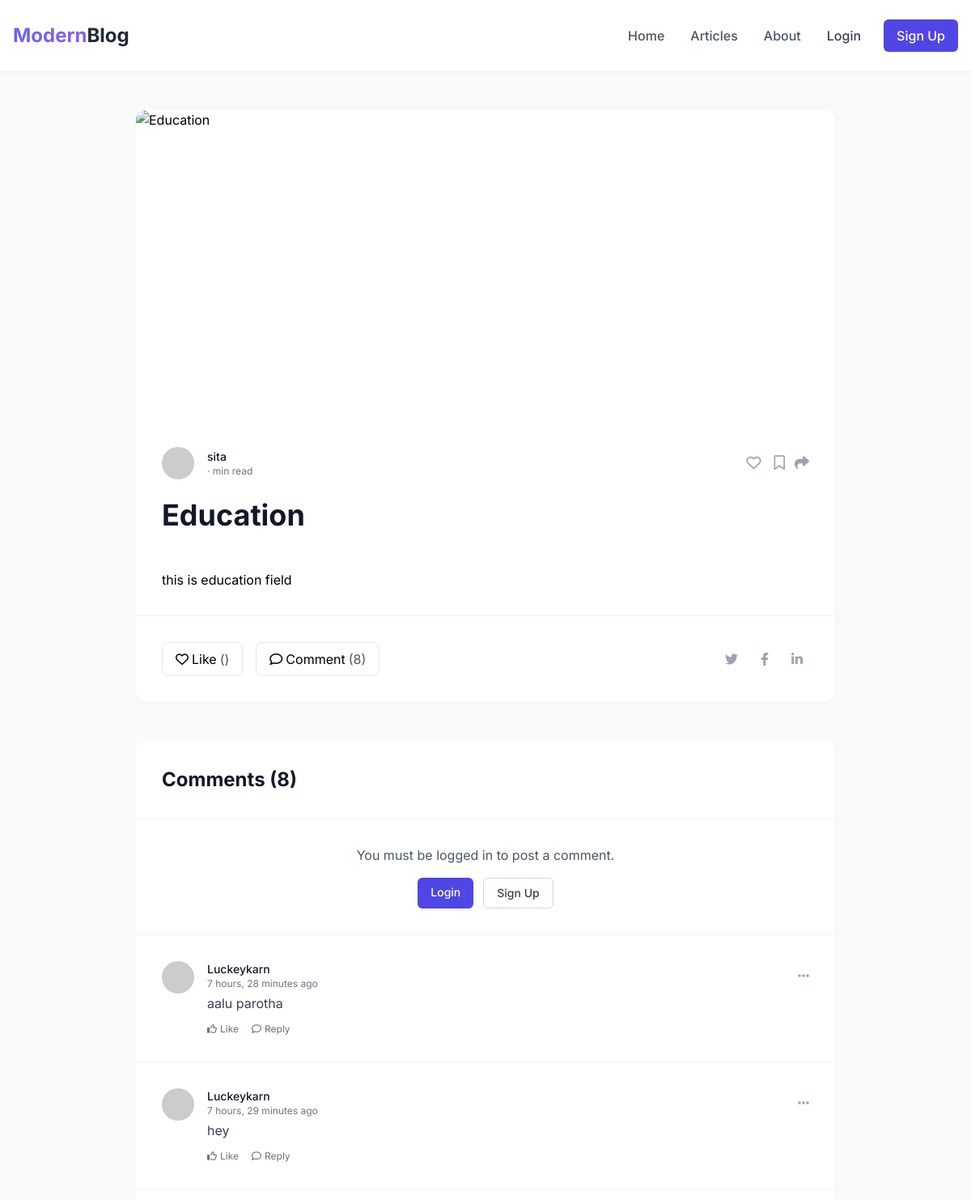
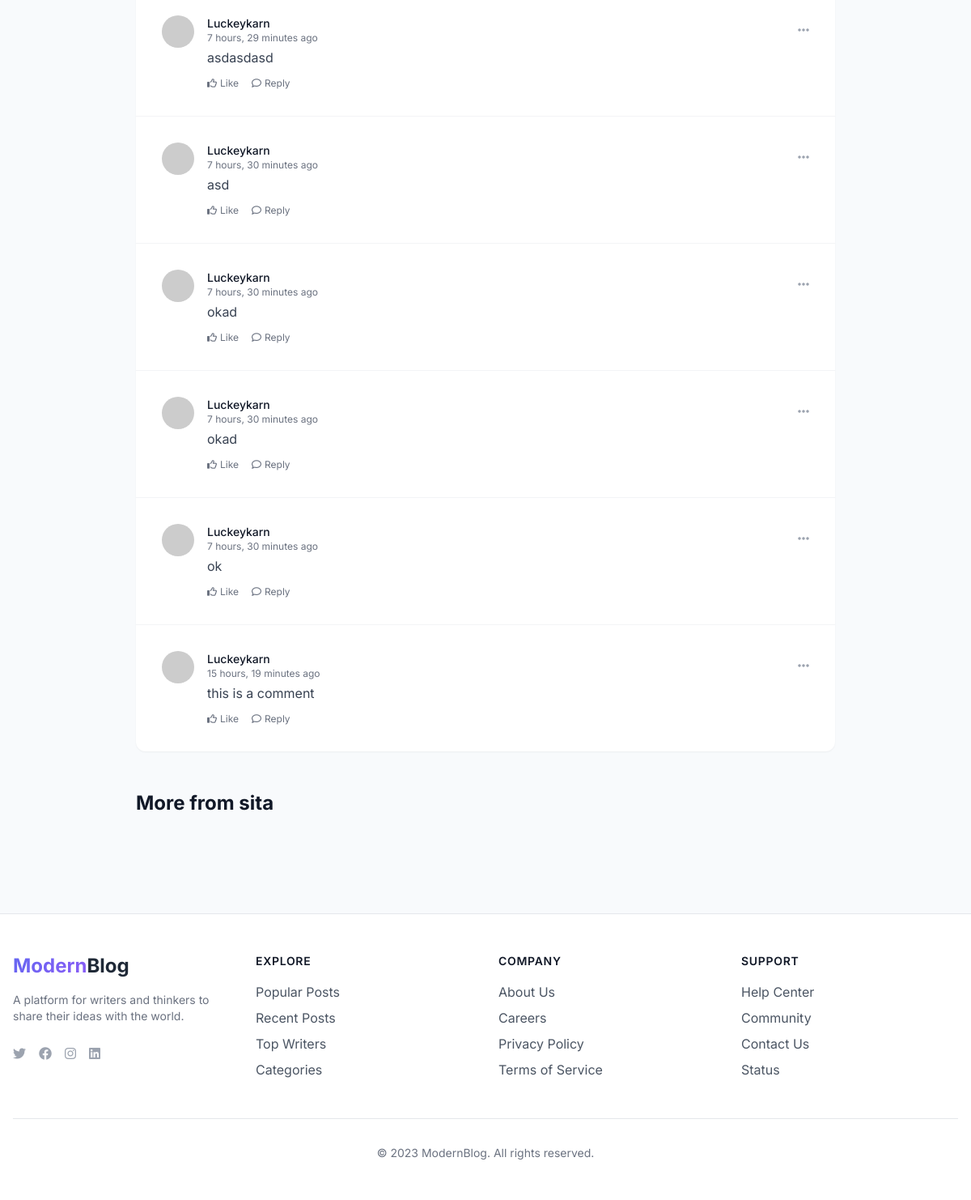
The page /blog/edu on the database its author committed (2 pictures, top to bottom).
### blogs/models.py (models this page shows, shortened)
class Blogs(models.Model):
    STATUS_CHOICES = (
        ('draft', 'Draft'),
        ('published', 'Published'),
    )
    title = models.CharField(max_length=200)
    slug = models.SlugField(unique=True)
    content = models.TextField(blank=True,null=True)
    cover_image = models.ImageField(upload_to='covers/', blank=True, null=True)
    author = models.ForeignKey(CustomUser, on_delete=models.CASCADE)
    status = models.CharField(max_length=10, choices=STATUS_CHOICES, default='draft')
    tags = TaggableManager()
    created_at = models.DateTimeField(auto_now_add=True)  # Automatically set on creation
    updated_at = models.DateTimeField(auto_now=True)      # Automatically set on update

### account/models.py (models this page shows)
class CustomUser(AbstractUser):
    email = models.EmailField(unique=True)
    role = models.CharField(choices=(('admin','Admin'),('author','Author'),('user','User')))
    image = models.ImageField(upload_to="account")
    gender =  models.CharField(choices=(('male','Male'),('female','Female'),('others','Others')))
    USERNAME_FIELD = "email"
    REQUIRED_FIELDS = ['username']

### comment/models.py (models this page shows, shortened)
class Comment(models.Model):
    blog = models.ForeignKey(Blogs, on_delete=models.CASCADE, related_name='comments')
    user = models.ForeignKey(CustomUser, on_delete=models.CASCADE)
    body = models.TextField()
    approved = models.BooleanField(default=False)
    created_at = models.DateTimeField(auto_now_add=True)
    updated_at = models.DateTimeField(auto_now=True)

### blogs/views.py (the view)
# urls.py: path('blog/<slug:slug>', views.blog_detail,name="blog_detail"), # Using slug here original
def blog_detail(request, slug): # Receive slug as a path parameter
    blog_object = Blogs.objects.get(slug=slug, status='published') # Use get_object_or_404 for safety
    comments = Comment.objects.filter(blog=blog_object).order_by('-created_at') # Fetch approved comments
    context = {
        "title": blog_object.title, # Use the actual blog title
        "user": request.user,
        "blog": blog_object,
        "comments": comments, # Include the comments in the context
    }
    return render(request, "blog_detail.html", context) # Make sure the template name is correct

### blogs/templates/blog_detail.html (shortened to what this page needs)
<!DOCTYPE html>
<html lang="en">
<head>
    <script src="https://cdn.tailwindcss.com"></script>
    <link rel="stylesheet" href="https://cdnjs.cloudflare.com/ajax/libs/font-awesome/6.4.0/css/all.min.css">
</head>
<body class="min-h-screen">
    <header class="bg-white py-6 px-4 shadow-sm sticky top-0 z-10">
        <div class="max-w-7xl mx-auto flex justify-between items-center">
            <a href="{% url 'my-blogs' %}" class="text-2xl font-bold text-gray-900 flex items-center">
                <span class="gradient-text">Modern</span><span class="text-gray-800">Blog</span>
            </a>
            <div class="flex items-center space-x-4">
                <nav class="hidden md:block">
                    <ul class="flex space-x-8">
                        <li><a href="#" class="text-gray-600 hover:text-gray-900 font-medium">Home</a></li>
                        <li><a href="#" class="text-gray-600 hover:text-gray-900 font-medium">Articles</a></li>
                        <li><a href="#" class="text-gray-600 hover:text-gray-900 font-medium">About</a></li>
                    </ul>
                </nav>
                <div class="flex items-center space-x-3">
                    {% if request.user.is_authenticated %}
                        <div class="relative group">
                            <div class="flex items-center space-x-2">
                                <img src="https://randomuser.me/api/portraits/men/32.jpg" alt="Profile" class="w-8 h-8 rounded-full cursor-pointer object-cover">
                                <span class="hidden md:inline text-gray-700 font-medium">{{request.user.username}}</span>
                            </div>
                            <div class="absolute right-0 mt-2 w-48 bg-white rounded-lg shadow-xl py-1 z-20 hidden group-hover:block border border-gray-100">
                                <a href="#" class="block px-4 py-2 text-sm text-gray-700 hover:bg-gray-50">Dashboard</a>
                                <a href="#" class="block px-4 py-2 text-sm text-gray-700 hover:bg-gray-50">Settings</a>
                                <a href="{% url 'userlogout' %}" class="block px-4 py-2 text-sm text-gray-700 hover:bg-gray-50">Logout</a>
                            </div>
                        </div>
                    {% else %}
                        <a href="{% url 'user_login' %}" class="auth-btn px-4 py-2 text-gray-700 hover:text-gray-900 font-medium">Login</a>
                        <a href="{% url 'signup' %}" class="auth-btn px-4 py-2 bg-indigo-600 text-white rounded-md hover:bg-indigo-700 font-medium">Sign Up</a>
                    {% endif %}
                </div>
            </div>
        </div>
    </header>
    <main class="max-w-4xl mx-auto px-4 py-12">
        <article class="bg-white rounded-xl shadow-sm overflow-hidden">
            <div class="w-full h-96 overflow-hidden">
                <img src="https://images.unsplash.com/photo-1499750310107-5fef28a66643?ixlib=rb-1.2.1&auto=format&fit=crop&w=1350&q=80"
                     alt="{{ blog.title }}"
                     class="w-full h-full object-cover">
            </div>
            <div class="p-8">
                <div class="flex justify-between items-center mb-6">
                    <div class="flex items-center space-x-4">
                        <img src="https://randomuser.me/api/portraits/men/32.jpg"
                             alt="{{ blog.author.username }}"
                             class="w-10 h-10 rounded-full object-cover">
                        <div>
                            <p class="text-sm font-medium text-gray-900">{{ blog.author.username }}</p>
                            <p class="text-xs text-gray-500">{{ blog.created_date|date:"F j, Y" }} · {{ blog.read_time }} min read</p>
                        </div>
                    </div>
                    <div class="flex space-x-3">
                        <button class="like-btn text-gray-400 hover:text-gray-600 text-lg" data-blog-id="{{ blog.id }}">
                            <i class="far fa-heart"></i>
                        </button>
                        <button class="text-gray-400 hover:text-indigo-600 text-lg">
                            <i class="far fa-bookmark"></i>
                        </button>
                        <button class="text-gray-400 hover:text-indigo-600 text-lg">
                            <i class="fas fa-share"></i>
                        </button>
                    </div>
                </div>
                <h1 class="text-3xl md:text-4xl font-bold text-gray-900 mb-4">{{ blog.title }}</h1>
                <div class="content prose max-w-none">
                    {{ blog.content|safe }}
                </div>
            </div>
            <div class="border-t border-gray-100 p-8">
                <div class="flex justify-between items-center">
                    <div class="flex space-x-4">
                        <button class="like-btn flex items-center space-x-1 px-4 py-2 border border-gray-200 rounded-lg hover:bg-gray-50" data-blog-id="{{ blog.id }}">
                            <i class="far fa-heart"></i>
                            <span>Like</span>
                            <span class="text-gray-600">({{ blog.likes.count }})</span>
                        </button>
                        <button class="flex items-center space-x-1 px-4 py-2 border border-gray-200 rounded-lg hover:bg-gray-50 comment-toggle">
                            <i class="far fa-comment"></i>
                            <span>Comment</span>
                            <span class="text-gray-600">({{ blog.comments.count }})</span>
                        </button>
                    </div>
                    <div class="flex space-x-3">
                        <button class="p-2 text-gray-400 hover:text-gray-600 rounded-full hover:bg-gray-100">
                            <i class="fab fa-twitter"></i>
                        </button>
                        <button class="p-2 text-gray-400 hover:text-gray-600 rounded-full hover:bg-gray-100">
                            <i class="fab fa-facebook-f"></i>
                        </button>
                        <button class="p-2 text-gray-400 hover:text-gray-600 rounded-full hover:bg-gray-100">
                            <i class="fab fa-linkedin-in"></i>
                        </button>
                    </div>
                </div>
            </div>
        </article>
        <section class="mt-12 bg-white rounded-xl shadow-sm overflow-hidden">
            <div class="p-8 border-b border-gray-100">
                <h2 class="text-2xl font-bold text-gray-900">Comments ({{ blog.comments.count }})</h2>
            </div>
            {% if request.user.is_authenticated %}
            <div class="p-8 border-b border-gray-100">
                <form method="post"  action="{% url 'create_comment' blog_slug=blog.slug %}" class="space-y-4" >
                    <div class="flex items-start space-x-4">
                        <img src="https://randomuser.me/api/portraits/men/32.jpg"
                             alt="{{ request.user.username }}"
                             class="w-10 h-10 rounded-full object-cover flex-shrink-0">
                        <div class="flex-1">
                                {% csrf_token %}
                                <textarea name="body" class="w-full px-4 py-3 text-sm border border-gray-300 rounded-lg focus:outline-none focus:ring-2 focus:ring-indigo-100"
                                        placeholder="Share your thoughts..." rows="3"></textarea>
                                <div class="flex justify-end mt-2">
                                    <button type="submit" class="px-4 py-2 bg-indigo-600 text-white text-sm rounded-md hover:bg-indigo-700 font-medium">Post Comment</button>
                                </div>
                        </div>
                    </div>
                </form>
            </div>
            {% else %}
            <div class="p-8 border-b border-gray-100 text-center">
                <p class="text-gray-600 mb-4">You must be logged in to post a comment.</p>
                <div class="flex space-x-3 justify-center">
                    <a href="{% url 'user_login' %}" class="px-4 py-2 bg-indigo-600 text-white rounded-md hover:bg-indigo-700 text-sm font-medium">Login</a>
                    <a href="{% url 'signup' %}" class="px-4 py-2 border border-gray-300 text-gray-700 rounded-md hover:bg-gray-50 text-sm font-medium">Sign Up</a>
                </div>
            </div>
            {% endif %}
            <div class="divide-y divide-gray-100">
                {% for comment in comments %}
                <div class="p-8">
                    <div class="flex items-start space-x-4">
                        <img src="https://randomuser.me/api/portraits/men/{{ forloop.counter|add:20 }}.jpg"
                             alt="{{ comment.user.username }}"
                             class="w-10 h-10 rounded-full object-cover flex-shrink-0">
                        <div class="flex-1">
                            <div class="flex items-center justify-between mb-1">
                                <div>
                                    <p class="text-sm font-medium text-gray-900">{{ comment.user.username }}</p>
                                    <p class="text-xs text-gray-500">{{ comment.created_at|timesince }} ago</p>
                                </div>
                                <button class="text-gray-400 hover:text-gray-600">
                                    <i class="fas fa-ellipsis-h"></i>
                                </button>
                            </div>
                            <p class="text-gray-700 mb-3">{{ comment.body }}</p>
                            <div class="flex items-center space-x-4">
                                <button class="text-xs text-gray-500 hover:text-gray-700 flex items-center space-x-1">
                                    <i class="far fa-thumbs-up"></i>
                                    <span>Like</span>
                                </button>
                                <button class="text-xs text-gray-500 hover:text-gray-700 flex items-center space-x-1">
                                    <i class="far fa-comment"></i>
                                    <span>Reply</span>
                                </button>
                            </div>
                        </div>
                    </div>
                </div>
                {% empty %}
                <div class="p-8 text-center text-gray-500">
                    No comments yet. Be the first to share your thoughts!
                </div>
                {% endfor %}
            </div>
        </section>
        <section class="mt-12">
            <h2 class="text-2xl font-bold text-gray-900 mb-6">More from {{ blog.author.username }}</h2>
        </section>
    </main>
    <footer class="bg-white py-12 border-t border-gray-200 mt-12">
        <div class="max-w-7xl mx-auto px-4">
            <div class="grid grid-cols-1 md:grid-cols-4 gap-8">
                <div>
                    <a href="{% url 'my-blogs' %}" class="text-2xl font-bold flex items-center">
                        <span class="gradient-text">Modern</span><span class="text-gray-800">Blog</span>
                    </a>
                    <p class="mt-4 text-gray-500 text-sm">A platform for writers and thinkers to share their ideas with the world.</p>
                    <div class="flex space-x-4 mt-6">
                        <a href="#" class="text-gray-400 hover:text-indigo-600"><i class="fab fa-twitter"></i></a>
                        <a href="#" class="text-gray-400 hover:text-indigo-600"><i class="fab fa-facebook"></i></a>
                        <a href="#" class="text-gray-400 hover:text-indigo-600"><i class="fab fa-instagram"></i></a>
                        <a href="#" class="text-gray-400 hover:text-indigo-600"><i class="fab fa-linkedin"></i></a>
                    </div>
                </div>
                <div>
                    <h3 class="text-sm font-semibold text-gray-900 uppercase tracking-wider mb-4">Explore</h3>
                    <ul class="space-y-2">
                        <li><a href="#" class="text-gray-600 hover:text-gray-900">Popular Posts</a></li>
                        <li><a href="#" class="text-gray-600 hover:text-gray-900">Recent Posts</a></li>
                        <li><a href="#" class="text-gray-600 hover:text-gray-900">Top Writers</a></li>
                        <li><a href="#" class="text-gray-600 hover:text-gray-900">Categories</a></li>
                    </ul>
                </div>
                <div>
                    <h3 class="text-sm font-semibold text-gray-900 uppercase tracking-wider mb-4">Company</h3>
                    <ul class="space-y-2">
                        <li><a href="#" class="text-gray-600 hover:text-gray-900">About Us</a></li>
                        <li><a href="#" class="text-gray-600 hover:text-gray-900">Careers</a></li>
                        <li><a href="#" class="text-gray-600 hover:text-gray-900">Privacy Policy</a></li>
                        <li><a href="#" class="text-gray-600 hover:text-gray-900">Terms of Service</a></li>
                    </ul>
                </div>
                <div>
                    <h3 class="text-sm font-semibold text-gray-900 uppercase tracking-wider mb-4">Support</h3>
                    <ul class="space-y-2">
                        <li><a href="#" class="text-gray-600 hover:text-gray-900">Help Center</a></li>
                        <li><a href="#" class="text-gray-600 hover:text-gray-900">Community</a></li>
                        <li><a href="#" class="text-gray-600 hover:text-gray-900">Contact Us</a></li>
                        <li><a href="#" class="text-gray-600 hover:text-gray-900">Status</a></li>
                    </ul>
                </div>
            </div>
            <div class="mt-12 pt-8 border-t border-gray-200 text-center text-gray-500 text-sm">
                <p>© 2023 ModernBlog. All rights reserved.</p>
            </div>
        </div>
    </footer>
</body>
</html>

### rows shown on the page
Blogs: author.username "sita", title "Education", content "this is education field", comments.count "8"
Comment: user.username "Luckeykarn", created_at "7 hours, 28 minutes", body "aalu parotha"
Comment: user.username "Luckeykarn", created_at "7 hours, 29 minutes", body "hey"
Comment: user.username "Luckeykarn", created_at "7 hours, 29 minutes", body "asdasdasd"
Comment: user.username "Luckeykarn", created_at "7 hours, 30 minutes", body "asd"
Comment: user.username "Luckeykarn", created_at "7 hours, 30 minutes", body "okad"
Comment: user.username "Luckeykarn", created_at "7 hours, 30 minutes", body "okad"
Comment: user.username "Luckeykarn", created_at "7 hours, 30 minutes", body "ok"
Comment: user.username "Luckeykarn", created_at "15 hours, 19 minutes", body "this is a comment"
